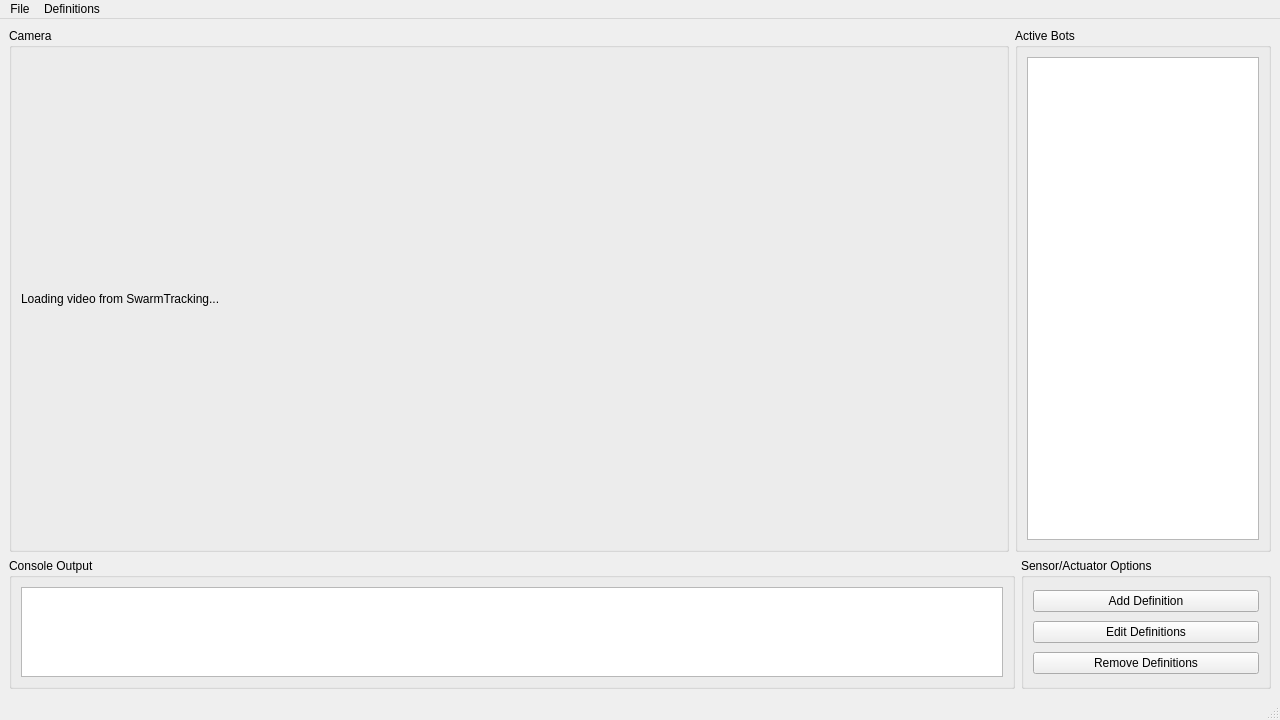
<?xml version="1.0" encoding="UTF-8"?>
<ui version="4.0">
 <class>MainWindow</class>
 <widget class="QMainWindow" name="MainWindow">
  <property name="geometry">
   <rect>
    <x>0</x>
    <y>0</y>
    <width>1280</width>
    <height>720</height>
   </rect>
  </property>
  <property name="windowTitle">
   <string>Swarm Virtualisation</string>
  </property>
  <widget class="QWidget" name="centralwidget">
   <property name="locale">
    <locale language="English" country="UnitedKingdom"/>
   </property>
   <layout class="QGridLayout" name="gridLayout" rowstretch="4,1" columnstretch="4,0,1">
    <item row="0" column="0">
     <widget class="QGroupBox" name="groupBox_3">
      <property name="title">
       <string>Camera</string>
      </property>
      <layout class="QVBoxLayout" name="verticalLayout_3">
       <item>
        <widget class="QLabel" name="camera_label">
         <property name="text">
          <string>Loading video from SwarmTracking...</string>
         </property>
        </widget>
       </item>
      </layout>
     </widget>
    </item>
    <item row="0" column="1" colspan="2">
     <widget class="QGroupBox" name="bots_groupbox">
      <property name="title">
       <string>Active Bots</string>
      </property>
      <layout class="QVBoxLayout" name="verticalLayout_4">
       <item>
        <widget class="QTableWidget" name="bots_table"/>
       </item>
      </layout>
     </widget>
    </item>
    <item row="1" column="0" colspan="2">
     <widget class="QGroupBox" name="console_groupbox">
      <property name="title">
       <string>Console Output</string>
      </property>
      <layout class="QVBoxLayout" name="verticalLayout">
       <item>
        <widget class="QPlainTextEdit" name="txt_console_output">
         <property name="enabled">
          <bool>true</bool>
         </property>
         <property name="acceptDrops">
          <bool>false</bool>
         </property>
         <property name="plainText">
          <string/>
         </property>
         <property name="textInteractionFlags">
          <set>Qt::NoTextInteraction</set>
         </property>
        </widget>
       </item>
      </layout>
     </widget>
    </item>
    <item row="1" column="2">
     <widget class="QGroupBox" name="options_groupbox">
      <property name="title">
       <string>Sensor/Actuator Options</string>
      </property>
      <layout class="QVBoxLayout" name="verticalLayout_2">
       <item>
        <widget class="QPushButton" name="btn_add_definition">
         <property name="text">
          <string>Add Definition</string>
         </property>
        </widget>
       </item>
       <item>
        <widget class="QPushButton" name="btn_edit_definition">
         <property name="text">
          <string>Edit Definitions</string>
         </property>
        </widget>
       </item>
       <item>
        <widget class="QPushButton" name="btn_remove_definition">
         <property name="text">
          <string>Remove Definitions</string>
         </property>
        </widget>
       </item>
      </layout>
     </widget>
    </item>
   </layout>
  </widget>
  <widget class="QMenuBar" name="menubar">
   <property name="geometry">
    <rect>
     <x>0</x>
     <y>0</y>
     <width>1280</width>
     <height>25</height>
    </rect>
   </property>
   <widget class="QMenu" name="menuFile">
    <property name="title">
     <string>File</string>
    </property>
    <widget class="QMenu" name="menuSwarm_Virtualisation">
     <property name="title">
      <string>Swarm Virtualisation</string>
     </property>
     <addaction name="actionStart"/>
     <addaction name="actionStop"/>
    </widget>
    <widget class="QMenu" name="menuSwarm_Tracking">
     <property name="title">
      <string>Swarm Tracking</string>
     </property>
     <addaction name="actionStart_2"/>
     <addaction name="actionStop_2"/>
    </widget>
    <addaction name="menuSwarm_Virtualisation"/>
    <addaction name="menuSwarm_Tracking"/>
    <addaction name="separator"/>
    <addaction name="actionQuit_2"/>
   </widget>
   <widget class="QMenu" name="menuDefinitions">
    <property name="title">
     <string>Definitions</string>
    </property>
    <addaction name="actionAdd_Definition"/>
    <addaction name="actionEdit_Definitions"/>
    <addaction name="actionRemove_Definitions"/>
   </widget>
   <addaction name="menuFile"/>
   <addaction name="menuDefinitions"/>
  </widget>
  <widget class="QStatusBar" name="statusbar"/>
  <action name="actionQuit">
   <property name="text">
    <string>Quit</string>
   </property>
  </action>
  <action name="actionStart">
   <property name="text">
    <string>Start</string>
   </property>
  </action>
  <action name="actionStop">
   <property name="text">
    <string>Stop</string>
   </property>
  </action>
  <action name="actionStart_2">
   <property name="text">
    <string>Start</string>
   </property>
  </action>
  <action name="actionStop_2">
   <property name="text">
    <string>Stop</string>
   </property>
  </action>
  <action name="actionQuit_2">
   <property name="text">
    <string>Quit</string>
   </property>
  </action>
  <action name="actionAdd_Definition">
   <property name="text">
    <string>Add Definition</string>
   </property>
  </action>
  <action name="actionEdit_Definitions">
   <property name="text">
    <string>Edit Definitions</string>
   </property>
  </action>
  <action name="actionRemove_Definitions">
   <property name="text">
    <string>Remove Definitions</string>
   </property>
  </action>
 </widget>
 <resources/>
 <connections/>
</ui>
